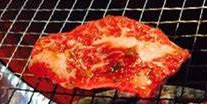
#> input picture yaketenai/000.jpg, 207 x 104 px; its folder holds 4 pictures in this run
$ python '焼肉svm_交差検証.py'
#> lines starting #> are read from the running program, lines starting #| are printed output that depends on the picture
# -*- coding: utf-8 -*-
"""焼肉SVM_交差検証.ipynb

Automatically generated by Colaboratory.

Original file is located at
    https://colab.research.google.com/drive/1zGBT--XcWcsnTF47DzvEJPckOc_Dma-N
"""

import cv2
import matplotlib.pyplot as plt
import glob
import numpy as np
from sklearn.model_selection import StratifiedKFold

path_list_ng=glob.glob("/content/drive/MyDrive/オープンハウス/yaketenai/*")
imgs_ng=[]
for path_ng in path_list_ng:
  img_ng=cv2.imread(path_ng)
#> img_ng is the input picture: shape (104, 207, 3); mean B, G, R 49.2, 63.2, 130
  img_ng=cv2.resize(img_ng,(255,255))
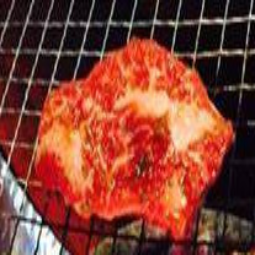
#> img_ng: shape (255, 255, 3); mean B, G, R 49.1, 63.1, 129.9
  imgs_ng.append(img_ng)
#> pass 2 of the loop `for path_ng in path_list_ng:`:
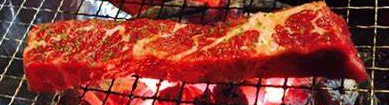
#> input picture yaketenai/001.jpg, 389 x 105 px
#> img_ng is the input picture: shape (105, 389, 3); mean B, G, R 50, 58.9, 139.4
#> `img_ng=cv2.resize(img_ng,(255,255))`:
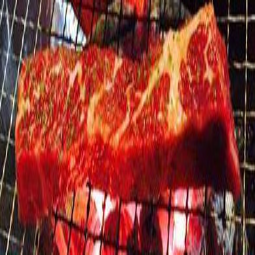
#> img_ng: shape (255, 255, 3); mean B, G, R 49.9, 58.8, 139.3
#> pass 3 of the loop `for path_ng in path_list_ng:`:
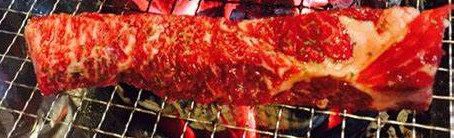
#> input picture yaketenai/002.jpg, 454 x 138 px
#> img_ng is the input picture: shape (138, 454, 3); mean B, G, R 48.8, 62.2, 148.7
#> `img_ng=cv2.resize(img_ng,(255,255))`:
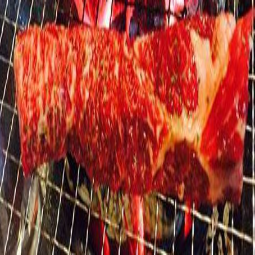
#> img_ng: shape (255, 255, 3); mean B, G, R 48.7, 62.1, 148.6
#> the loop made 4 passes; the first 3 are shown
imgs_ng=np.array(imgs_ng)


path_list_ok=glob.glob("/content/drive/MyDrive/オープンハウス/yaketeru/*")
imgs_ok=[]
for path_ok in path_list_ok:
  img_ok=cv2.imread(path_ok)
  img_ok=cv2.resize(img_ok,(255,255))
  imgs_ok.append(img_ok)
imgs_ok=np.array(imgs_ok)

#> (the run stopped early here; a loop or call above may not have finished)
